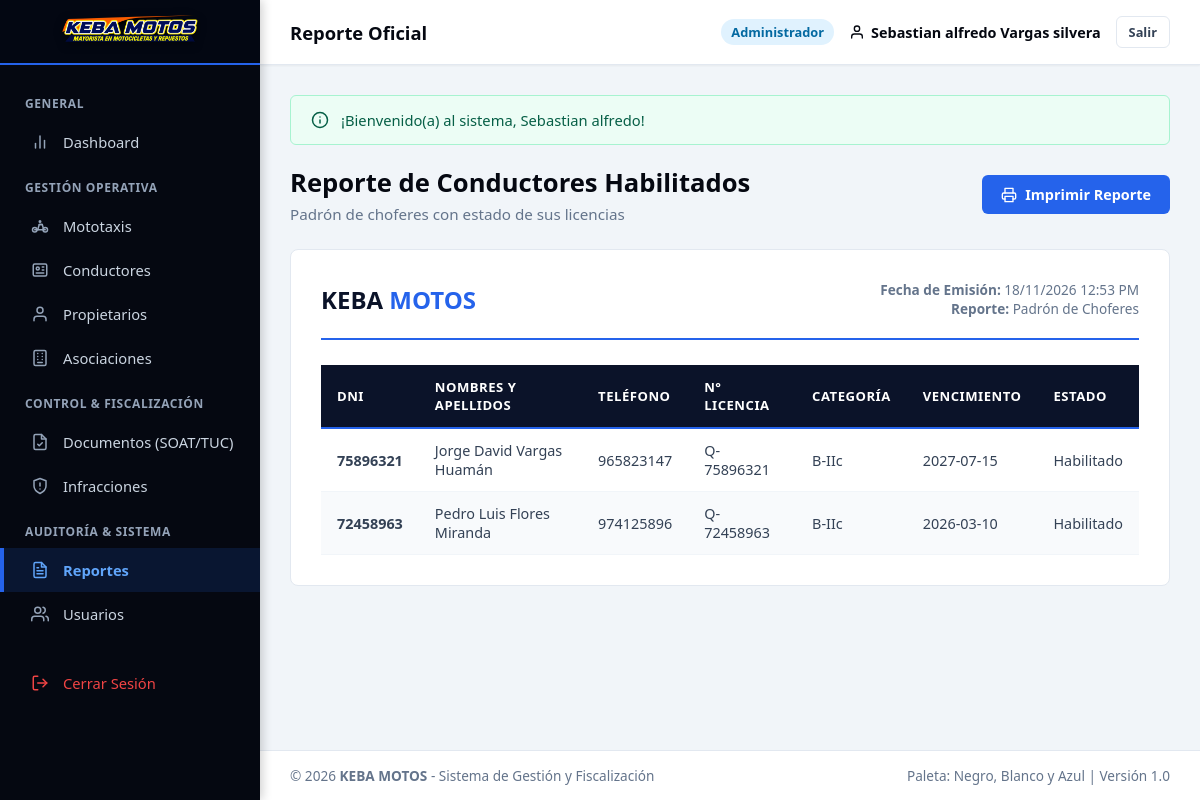
The page /vista/reportes/reporte_conductores.php (signed in) on the database its author committed.
### tables this page shows
CREATE TABLE `conductores` (
  `id_conductor` INT AUTO_INCREMENT PRIMARY KEY,
  `dni` VARCHAR(8) NOT NULL UNIQUE,
  `nombres` VARCHAR(100) NOT NULL,
  `apellidos` VARCHAR(100) NOT NULL,
  `fecha_nacimiento` DATE NULL,
  `telefono` VARCHAR(20) NULL,
  `direccion` VARCHAR(255) NULL,
  `numero_licencia` VARCHAR(20) NOT NULL UNIQUE,
  `categoria_licencia` VARCHAR(10) NOT NULL DEFAULT 'B-IIc',
  `fecha_emision_licencia` DATE NULL,
  `fecha_vencimiento_licencia` DATE NOT NULL,
  `foto` VARCHAR(255) NULL,
  `estado` ENUM('Habilitado', 'Inhabilitado', 'Suspendido') DEFAULT 'Habilitado',
  `created_at` TIMESTAMP DEFAULT CURRENT_TIMESTAMP,
  `updated_at` TIMESTAMP DEFAULT CURRENT_TIMESTAMP ON UPDATE CURRENT_TIMESTAMP
);

### configuracion/conexion.php (called while the page is built, shortened)
<?php
class Database {
    private static $host = "localhost";
    private static $db_name = "keba";
    private static $username = "root";
    private static $password = "";
    private static $conexion = null;
    public static function conectar() {
        if (self::$conexion === null) {
            try {
                $opciones = [
                    PDO::ATTR_ERRMODE => PDO::ERRMODE_EXCEPTION,
                    PDO::ATTR_DEFAULT_FETCH_MODE => PDO::FETCH_ASSOC,
                    PDO::ATTR_EMULATE_PREPARES => true,
                    PDO::MYSQL_ATTR_MULTI_STATEMENTS => true,
                    PDO::MYSQL_ATTR_INIT_COMMAND => "SET NAMES utf8mb4 COLLATE utf8mb4_unicode_ci"
                ];
                try {
                    $dsn = "mysql:host=" . self::$host . ";dbname=" . self::$db_name . ";charset=utf8mb4";
                    self::$conexion = new PDO($dsn, self::$username, self::$password, $opciones);
                } catch (PDOException $e) {
                    if ($e->getCode() == 1049 || stripos($e->getMessage(), 'Unknown database') !== false) {
                        $dsnRoot = "mysql:host=" . self::$host . ";charset=utf8mb4";
                        $pdoRoot = new PDO($dsnRoot, self::$username, self::$password, $opciones);
                        $pdoRoot->exec("CREATE DATABASE IF NOT EXISTS `" . self::$db_name . "` CHARACTER SET utf8mb4 COLLATE utf8mb4_unicode_ci;");
                        $pdoRoot = null;
                        $dsn = "mysql:host=" . self::$host . ";dbname=" . self::$db_name . ";charset=utf8mb4";
                        self::$conexion = new PDO($dsn, self::$username, self::$password, $opciones);
                    } else {
                        throw $e;
                    }
                }
                $check = self::$conexion->query("SHOW TABLES LIKE 'usuarios'");
            } catch (PDOException $e) {
                die("<div style='padding:20px; font-family:sans-serif; background:#fee2e2; color:#991b1b; border:1px solid #f87171; border-radius:8px; margin:20px;'>
                        <strong>Error al conectar con la Base de Datos:</strong> " . htmlspecialchars($e->getMessage()) . "<br><br>
                        <em>Asegúrate de que MySQL esté activo en el Panel de Control de XAMPP.</em>
                     </div>");
            }
        }
        return self::$conexion;
    }
}

### modelos/Conductor.php (called while the page is built, shortened)
<?php
require_once dirname(__DIR__) . '/configuracion/conexion.php';
class Conductor {
    private $db;
    public function __construct() {
        $this->db = Database::conectar();
    }
    public function listarTodos() {
        $sql = "SELECT * FROM conductores ORDER BY id_conductor DESC";
        return $this->db->query($sql)->fetchAll();
    }
}

### vista/reportes/reporte_conductores.php (the view, shortened to what this page needs)
<?php
require_once dirname(__DIR__) . '/plantillas/header.php';
require_once dirname(__DIR__) . '/plantillas/sidebar.php';
require_once dirname(__DIR__) . '/plantillas/navbar.php';
require_once dirname(dirname(__DIR__)) . '/modelos/Conductor.php';
$condMod = new Conductor();
$conductores = $condMod->listarTodos();
?>
<div class="page-header no-print">
    <div>
        <h1 class="page-title">Reporte de Conductores Habilitados</h1>
        <p class="page-subtitle">Padrón de choferes con estado de sus licencias</p>
    </div>
    <button onclick="window.print()" class="btn btn-primary" style="display: inline-flex; align-items: center; gap: 8px;">
        Imprimir Reporte
    </button>
</div>
<div class="report-container">
    <div class="report-header">
        <div class="report-logo">KEBA <span>MOTOS</span></div>
        <div class="report-meta">
            <strong>Fecha de Emisión:</strong> <?= date('d/m/Y h:i A') ?><br>
            <strong>Reporte:</strong> Padrón de Choferes
        </div>
    </div>
    <table class="table-custom">
        <thead>
            <tr>
                <th>DNI</th>
                <th>Nombres y Apellidos</th>
                <th>Teléfono</th>
                <th>N° Licencia</th>
                <th>Categoría</th>
                <th>Vencimiento</th>
                <th>Estado</th>
            </tr>
        </thead>
        <tbody>
            <?php foreach ($conductores as $c): ?>
            <tr>
                <td><strong><?= htmlspecialchars($c['dni']) ?></strong></td>
                <td><?= htmlspecialchars($c['nombres'] . ' ' . $c['apellidos']) ?></td>
                <td><?= htmlspecialchars($c['telefono'] ?? '-') ?></td>
                <td><?= htmlspecialchars($c['numero_licencia']) ?></td>
                <td><?= htmlspecialchars($c['categoria_licencia']) ?></td>
                <td><?= htmlspecialchars($c['fecha_vencimiento_licencia']) ?></td>
                <td><?= htmlspecialchars($c['estado']) ?></td>
            </tr>
            <?php endforeach; ?>
        </tbody>
    </table>
</div>
<?php require_once dirname(__DIR__) . '/plantillas/footer.php'; ?>

### assets/css/estilos.css (style rules this page uses)
:root { --color-primary: #0284c7; --color-primary-dark: #0369a1; --color-primary-light: #e0f2fe; --color-blue-accent: #2563eb; --color-black: #050811; --color-black-card: #0d121f; --color-black-border: #1a233a; --color-black-light: #1e293b; --color-white: #ffffff; --color-gray-50: #f8fafc; --color-gray-100: #f1f5f9; --color-gray-200: #e2e8f0; --color-gray-500: #64748b; --color-gray-700: #334155; --color-success: #10b981; --color-warning: #f59e0b; --color-danger: #ef4444; --color-info: #0284c7; --sidebar-width: 260px; --header-height: 65px; --font-main: 'Segoe UI', system-ui, -apple-system, sans-serif; --shadow-sm: 0 1px 2px 0 rgba(0, 0, 0, 0.05); --shadow-md: 0 4px 6px -1px rgba(0, 0, 0, 0.1), 0 2px 4px -1px rgba(0, 0, 0, 0.06); --shadow-lg: 0 10px 15px -3px rgba(0, 0, 0, 0.15), 0 4px 6px -2px rgba(0, 0, 0, 0.05); }
* { margin: 0; padding: 0; box-sizing: border-box; font-family: var(--font-main); }
body { background-color: var(--color-gray-100); color: var(--color-gray-700); min-height: 100vh; display: flex; flex-direction: column; }
.page-header { display: flex; align-items: center; justify-content: space-between; margin-bottom: 25px; flex-wrap: wrap; gap: 15px; }
.page-title { font-size: 1.6rem; font-weight: 800; color: var(--color-black); }
.page-subtitle { color: var(--color-gray-500); font-size: 0.95rem; margin-top: 4px; }
.btn { display: inline-flex; align-items: center; justify-content: center; gap: 8px; padding: 9px 18px; border-radius: 6px; font-size: 0.9rem; font-weight: 600; cursor: pointer; text-decoration: none; transition: all 0.2s ease; border: 1px solid transparent; }
.btn-primary { background-color: var(--color-blue-accent); color: var(--color-white); }

### assets/css/tablas.css (style rules this page uses)
.table-custom { width: 100%; border-collapse: collapse; font-size: 0.9rem; text-align: left; }
.table-custom thead tr { background-color: #0b1329; color: #ffffff; border-bottom: 2px solid #2563eb; }
.table-custom th { padding: 13px 16px; font-weight: 700; font-size: 0.82rem; text-transform: uppercase; letter-spacing: 0.5px; }
.table-custom td { padding: 12px 16px; border-bottom: 1px solid #f1f5f9; color: #334155; vertical-align: middle; }
.table-custom tbody tr:nth-child(even) { background-color: #f8fafc; }

### assets/css/reportes.css (style rules this page uses)
.report-container { background-color: #ffffff; padding: 30px; border-radius: 8px; border: 1px solid #e2e8f0; }
.report-header { display: flex; justify-content: space-between; align-items: center; border-bottom: 2px solid #2563eb; padding-bottom: 20px; margin-bottom: 25px; }
.report-logo { font-size: 1.5rem; font-weight: 900; color: #0b1329; }
.report-logo span { color: #2563eb; }
.report-meta { text-align: right; font-size: 0.85rem; color: #64748b; }

### rows shown on the page
conductores: dni "75896321", nombres+apellidos "Jorge David Vargas Huamán", telefono "965823147", numero_licencia "Q-75896321", categoria_licencia "B-IIc", fecha_vencimiento_licencia "2027-07-15", estado "Habilitado"
conductores: dni "72458963", nombres+apellidos "Pedro Luis Flores Miranda", telefono "974125896", numero_licencia "Q-72458963", categoria_licencia "B-IIc", fecha_vencimiento_licencia "2026-03-10", estado "Habilitado"

### other values the page prints
$subtituloNavbar "Reporte Oficial"
$usuarioActivo['rol_nombre'] "Administrador"
$flash['mensaje'] "¡Bienvenido(a) al sistema, Sebastian alfredo!"
